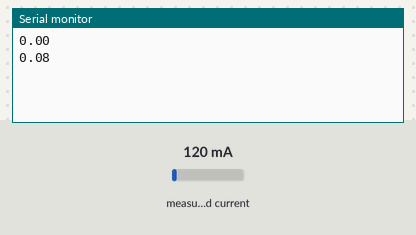
Bench run of a sketch on a simulated Arduino Uno, built with avr-gcc and run on an emulated ATmega328P. Parts: the last lines printed to the serial monitor. The inputs (shaded band) are chosen by the test bench; at power-on: measured current 120 mA.

Above: at 10.8 s.
10.9 s: measured current set to 40 mA
At 20.7 s:
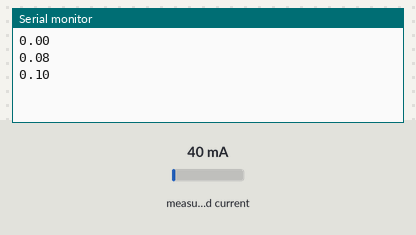
20.9 s: measured current set to 500 mA
At 30.9 s:
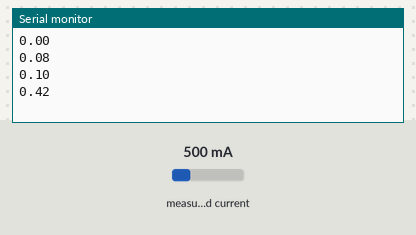
Timing chart, 0 to 32.4 s (numbered marks = the images above; inputs shaded):
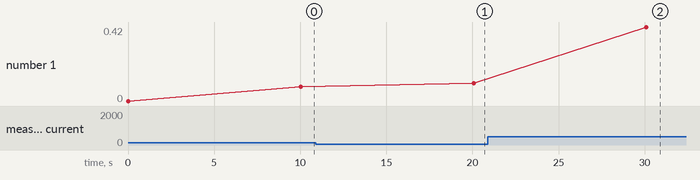

Measured:
- after the input at 10.9 s, the serial monitor: prints a new line after 9.2 s (image 1)
- after the input at 20.9 s, the serial monitor: prints a new line after 9.2 s (image 2)
- plotted number 1: 0.08 → 0.1 after the input at 10.9 s, 0.1 → 0.42 after the input at 20.9 s

The sketch:

currentsensor.ino
```cpp
#include "ACS712.h"

char watt[5];
ACS712 sensor(ACS712_30A, A0);
unsigned long last_time =0;
unsigned long current_time =0;
float Wh =0 ;
void setup() {
  Serial.begin(115200);
  sensor.calibrate();
}

void loop() {
  float V = 230;
  float I = sensor.getCurrentAC();
// Serial.println(I);
  float P = V * I;
  last_time = current_time;
  current_time = millis();
  Wh = Wh+  P *(( current_time -last_time) /3600000.0) ;
  Serial.println(Wh);
   //dtostrf(Wh, 4, 2, watt);
//Serial.write(watt);
  delay(10000);
}
```
